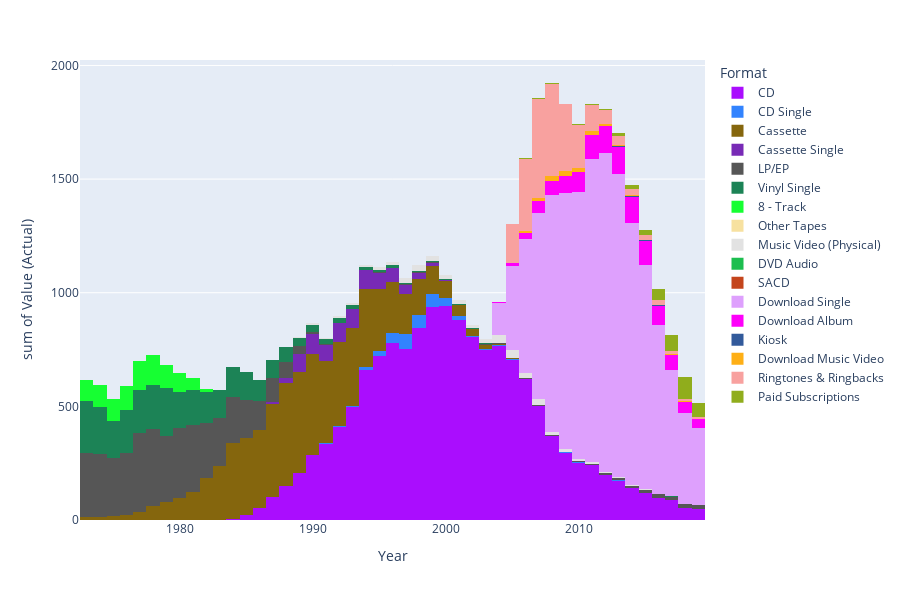

Notebook cell for this chart:
### Markdown cell above
## Data Visualization

### Code cell
import plotly.express as px
from plotly.colors import qualitative

df_units = df[df['Metric'] == 'Units']
df_other_metrics = df[df['Metric'] != 'Units']

fig_1 = px.histogram(data_frame=df_units, x='Year', y='Value (Actual)', color='Format', color_discrete_sequence=qualitative.Alphabet, nbins=df['Year'].nunique(), height=600)
fig_1.show()

### Figure 1 — Plotly figure (JSON) as saved in the notebook; plotly's stock layout.template omitted (floating-point values rounded to 4 significant figures)
{"data": [{"alignmentgroup": "True", "bingroup": "x", "histfunc": "sum", "hovertemplate": "Format=CD<br>Year=%{x}<br>sum of Value (Actual)=%{y}<extra></extra>", "legendgroup": "CD", "marker": {"color": "#AA0DFE", "pattern": {"shape": ""}}, "name": "CD", "nbinsx": 47, "offsetgroup": "CD", "orientation": "v", "showlegend": true, "type": "histogram", "x": [1973, 1974, 1975, 1976, 1977, 1978, 1979, 1980, 1981, 1982, 1983, 1984, 1985, 1986, 1987, 1988, 1989, 1990, 1991, 1992, 1993, 1994, 1995, 1996, 1997, 1998, 1999, 2000, 2001, 2002, 2003, 2004, 2005, 2006, 2007, 2008, 2009, 2010, 2011, 2012, 2013, 2014, 2015, 2016, 2017, 2018, 2019], "xaxis": "x", "y": [0, 0, 0, 0, 0, 0, 0, 0, 0, 0, 0.8, 5.8, 22.6, 53, 102.1, 149.7, 207.2, 286.5, 333.3, 407.5, 495.4, 662.1, 722.9, 778.9, 753.1, 847, 938.9, 942.5, 881.9, 803.3, 746, 767, 705.4, 619.7, 499.7, 368.4, 296.6, 253, 240.8, 198.2, 173.8, 138.7, 117.1, 97.58, 87.68, 51.95, 46.51], "yaxis": "y"}, {"alignmentgroup": "True", "bingroup": "x", "histfunc": "sum", "hovertemplate": "Format=CD Single<br>Year=%{x}<br>sum of Value (Actual)=%{y}<extra></extra>", "legendgroup": "CD Single", "marker": {"color": "#3283FE", "pattern": {"shape": ""}}, "name": "CD Single", "nbinsx": 47, "offsetgroup": "CD Single", "orientation": "v", "showlegend": true, "type": "histogram", "x": [1973, 1974, 1975, 1976, 1977, 1978, 1979, 1980, 1981, 1982, 1983, 1984, 1985, 1986, 1987, 1988, 1989, 1990, 1991, 1992, 1993, 1994, 1995, 1996, 1997, 1998, 1999, 2000, 2001, 2002, 2003, 2004, 2005, 2006, 2007, 2008, 2009, 2010, 2011, 2012, 2013, 2014, 2015, 2016, 2017, 2018, 2019], "xaxis": "x", "y": [0, 0, 0, 0, 0, 0, 0, 0, 0, 0, 0, 0, 0, 0, 0, 1.6, 0, 1.1, 5.7, 7.3, 7.8, 9.3, 21.5, 43.2, 66.7, 56, 55.9, 34.2, 17.3, 4.5, 8.3, 3.1, 2.8, 1.7, 2.6, 0.7, 0.9, 1, 1.3, 1.073, 0.6289, 0.9287, 0.3867, 0.1217, 0.1326, 0.02085, 0.02626], "yaxis": "y"}, {"alignmentgroup": "True", "bingroup": "x", "histfunc": "sum", "hovertemplate": "Format=Cassette<br>Year=%{x}<br>sum of Value (Actual)=%{y}<extra></extra>", "legendgroup": "Cassette", "marker": {"color": "#85660D", "pattern": {"shape": ""}}, "name": "Cassette", "nbinsx": 47, "offsetgroup": "Cassette", "orientation": "v", "showlegend": true, "type": "histogram", "x": [1973, 1974, 1975, 1976, 1977, 1978, 1979, 1980, 1981, 1982, 1983, 1984, 1985, 1986, 1987, 1988, 1989, 1990, 1991, 1992, 1993, 1994, 1995, 1996, 1997, 1998, 1999, 2000, 2001, 2002, 2003, 2004, 2005, 2006, 2007, 2008, 2009, 2010, 2011, 2012, 2013, 2014, 2015, 2016, 2017, 2018, 2019], "xaxis": "x", "y": [15, 15.3, 16.2, 21.8, 36.9, 61.3, 78.5, 99, 124, 183.2, 236.8, 332, 339.1, 344.5, 410, 450.1, 446.2, 442.2, 360.1, 366.4, 339.5, 345.4, 272.6, 225.3, 172.6, 158.5, 123.6, 76, 45, 31.1, 17.2, 5.2, 2.5, 0.7, 0.4, 0.1, 0, 0, 0, 0, 0, 0, 0, 0, 0, 0, 0], "yaxis": "y"}, {"alignmentgroup": "True", "bingroup": "x", "histfunc": "sum", "hovertemplate": "Format=Cassette Single<br>Year=%{x}<br>sum of Value (Actual)=%{y}<extra></extra>", "legendgroup": "Cassette Single", "marker": {"color": "#782AB6", "pattern": {"shape": ""}}, "name": "Cassette Single", "nbinsx": 47, "offsetgroup": "Cassette Single", "orientation": "v", "showlegend": true, "type": "histogram", "x": [1973, 1974, 1975, 1976, 1977, 1978, 1979, 1980, 1981, 1982, 1983, 1984, 1985, 1986, 1987, 1988, 1989, 1990, 1991, 1992, 1993, 1994, 1995, 1996, 1997, 1998, 1999, 2000, 2001, 2002, 2003, 2004, 2005, 2006, 2007, 2008, 2009, 2010, 2011, 2012, 2013, 2014, 2015, 2016, 2017, 2018, 2019], "xaxis": "x", "y": [0, 0, 0, 0, 0, 0, 0, 0, 0, 0, 0, 0, 0, 0, 5.1, 22.5, 76.2, 87.4, 69, 84.6, 85.6, 81.1, 70.7, 59.9, 42.2, 26.4, 14.2, 1.3, 0, 0, 0, 0, 0, 0, 0, 0, 0, 0, 0, 0, 0, 0, 0, 0, 0, 0, 0], "yaxis": "y"}, {"alignmentgroup": "True", "bingroup": "x", "histfunc": "sum", "hovertemplate": "Format=LP/EP<br>Year=%{x}<br>sum of Value (Actual)=%{y}<extra></extra>", "legendgroup": "LP/EP", "marker": {"color": "#565656", "pattern": {"shape": ""}}, "name": "LP/EP", "nbinsx": 47, "offsetgroup": "LP/EP", "orientation": "v", "showlegend": true, "type": "histogram", "x": [1973, 1974, 1975, 1976, 1977, 1978, 1979, 1980, 1981, 1982, 1983, 1984, 1985, 1986, 1987, 1988, 1989, 1990, 1991, 1992, 1993, 1994, 1995, 1996, 1997, 1998, 1999, 2000, 2001, 2002, 2003, 2004, 2005, 2006, 2007, 2008, 2009, 2010, 2011, 2012, 2013, 2014, 2015, 2016, 2017, 2018, 2019], "xaxis": "x", "y": [280, 276, 257, 273, 344, 341.3, 290, 308, 295.2, 243.9, 209.6, 204.6, 167, 125.2, 107, 72.4, 34.6, 11.7, 4.8, 2.3, 1.2, 1.9, 2.2, 2.9, 2.7, 3.4, 2.9, 2.2, 2.3, 1.743, 1.5, 1.4, 1, 0.9, 1.3, 2.9, 3.5, 4.2, 5.5, 6.915, 9.351, 10.32, 13.68, 14.77, 15.56, 16.67, 19.1], "yaxis": "y"}, {"alignmentgroup": "True", "bingroup": "x", "histfunc": "sum", "hovertemplate": "Format=Vinyl Single<br>Year=%{x}<br>sum of Value (Actual)=%{y}<extra></extra>", "legendgroup": "Vinyl Single", "marker": {"color": "#1C8356", "pattern": {"shape": ""}}, "name": "Vinyl Single", "nbinsx": 47, "offsetgroup": "Vinyl Single", "orientation": "v", "showlegend": true, "type": "histogram", "x": [1973, 1974, 1975, 1976, 1977, 1978, 1979, 1980, 1981, 1982, 1983, 1984, 1985, 1986, 1987, 1988, 1989, 1990, 1991, 1992, 1993, 1994, 1995, 1996, 1997, 1998, 1999, 2000, 2001, 2002, 2003, 2004, 2005, 2006, 2007, 2008, 2009, 2010, 2011, 2012, 2013, 2014, 2015, 2016, 2017, 2018, 2019], "xaxis": "x", "y": [228, 204, 164, 190, 190, 190, 212, 157, 154.7, 137.2, 124.8, 131.5, 120.7, 93.9, 82, 65.6, 36.6, 27.6, 22, 19.8, 15.1, 11.7, 10.2, 10.1, 7.5, 5.4, 5.3, 4.8, 5.5, 4.4, 3.8, 3.5, 2.3, 1.5, 0.6, 0.4, 0.3, 0.3, 0.4, 0.3886, 0.3158, 0.4812, 0.5079, 0.4043, 0.403, 0.3462, 0.3361], "yaxis": "y"}, {"alignmentgroup": "True", "bingroup": "x", "histfunc": "sum", "hovertemplate": "Format=8 - Track<br>Year=%{x}<br>sum of Value (Actual)=%{y}<extra></extra>", "legendgroup": "8 - Track", "marker": {"color": "#16FF32", "pattern": {"shape": ""}}, "name": "8 - Track", "nbinsx": 47, "offsetgroup": "8 - Track", "orientation": "v", "showlegend": true, "type": "histogram", "x": [1973, 1974, 1975, 1976, 1977, 1978, 1979, 1980, 1981, 1982, 1983, 1984, 1985, 1986, 1987, 1988, 1989, 1990, 1991, 1992, 1993, 1994, 1995, 1996, 1997, 1998, 1999, 2000, 2001, 2002, 2003, 2004, 2005, 2006, 2007, 2008, 2009, 2010, 2011, 2012, 2013, 2014, 2015, 2016, 2017, 2018, 2019], "xaxis": "x", "y": [91, 96.7, 94.6, 106.1, 127.3, 133.6, 102.3, 85, 50, 13.7, 0, 0, 0, 0, 0, 0, 0, 0, 0, 0, 0, 0, 0, 0, 0, 0, 0, 0, 0, 0, 0, 0, 0, 0, 0, 0, 0, 0, 0, 0, 0, 0, 0, 0, 0, 0, 0], "yaxis": "y"}, {"alignmentgroup": "True", "bingroup": "x", "histfunc": "sum", "hovertemplate": "Format=Other Tapes<br>Year=%{x}<br>sum of Value (Actual)=%{y}<extra></extra>", "legendgroup": "Other Tapes", "marker": {"color": "#F7E1A0", "pattern": {"shape": ""}}, "name": "Other Tapes", "nbinsx": 47, "offsetgroup": "Other Tapes", "orientation": "v", "showlegend": true, "type": "histogram", "x": [1973, 1974, 1975, 1976, 1977, 1978, 1979, 1980, 1981, 1982, 1983, 1984, 1985, 1986, 1987, 1988, 1989, 1990, 1991, 1992, 1993, 1994, 1995, 1996, 1997, 1998, 1999, 2000, 2001, 2002, 2003, 2004, 2005, 2006, 2007, 2008, 2009, 2010, 2011, 2012, 2013, 2014, 2015, 2016, 2017, 2018, 2019], "xaxis": "x", "y": [2.2, 1.9, 1.5, 0.7, 0, 0, 0, 0, 0, 0, 0, 0, 0, 0, 0, 0, 0, 0, 0, 0, 0, 0, 0, 0, 0, 0, 0, 0, 0, 0, 0, 0, 0, 0, 0, 0, 0, 0, 0, 0, 0, 0, 0, 0, 0, 0, 0], "yaxis": "y"}, {"alignmentgroup": "True", "bingroup": "x", "histfunc": "sum", "hovertemplate": "Format=Music Video (Physical)<br>Year=%{x}<br>sum of Value (Actual)=%{y}<extra></extra>", "legendgroup": "Music Video (Physical)", "marker": {"color": "#E2E2E2", "pattern": {"shape": ""}}, "name": "Music Video (Physical)", "nbinsx": 47, "offsetgroup": "Music Video (Physical)", "orientation": "v", "showlegend": true, "type": "histogram", "x": [1973, 1974, 1975, 1976, 1977, 1978, 1979, 1980, 1981, 1982, 1983, 1984, 1985, 1986, 1987, 1988, 1989, 1990, 1991, 1992, 1993, 1994, 1995, 1996, 1997, 1998, 1999, 2000, 2001, 2002, 2003, 2004, 2005, 2006, 2007, 2008, 2009, 2010, 2011, 2012, 2013, 2014, 2015, 2016, 2017, 2018, 2019], "xaxis": "x", "y": [0, 0, 0, 0, 0, 0, 0, 0, 0, 0, 0, 0, 0, 0, 0, 0, 6.1, 9.2, 6.1, 7.6, 11, 11.2, 12.6, 16.9, 18.6, 27.2, 19.8, 18.2, 17.7, 14.7, 19.9, 32.8, 33.8, 23.2, 27.5, 13.2, 11.6, 9.1, 7.7, 6.033, 4.815, 4.065, 3.133, 2.496, 1.877, 1.395, 1.323], "yaxis": "y"}, {"alignmentgroup": "True", "bingroup": "x", "histfunc": "sum", "hovertemplate": "Format=DVD Audio<br>Year=%{x}<br>sum of Value (Actual)=%{y}<extra></extra>", "legendgroup": "DVD Audio", "marker": {"color": "#1CBE4F", "pattern": {"shape": ""}}, "name": "DVD Audio", "nbinsx": 47, "offsetgroup": "DVD Audio", "orientation": "v", "showlegend": true, "type": "histogram", "x": [1973, 1974, 1975, 1976, 1977, 1978, 1979, 1980, 1981, 1982, 1983, 1984, 1985, 1986, 1987, 1988, 1989, 1990, 1991, 1992, 1993, 1994, 1995, 1996, 1997, 1998, 1999, 2000, 2001, 2002, 2003, 2004, 2005, 2006, 2007, 2008, 2009, 2010, 2011, 2012, 2013, 2014, 2015, 2016, 2017, 2018, 2019], "xaxis": "x", "y": [0, 0, 0, 0, 0, 0, 0, 0, 0, 0, 0, 0, 0, 0, 0, 0, 0, 0, 0, 0, 0, 0, 0, 0, 0, 0, 0, 0, 0.263, 0.43, 0.4, 0.3, 0.5, 0.1, 0.2, 0.04, 0.1, 0.04, 0.01, 0.008533, 0, 0.06654, 0.1795, 0.0859, 0.06133, 0.0928, 0.02798], "yaxis": "y"}, {"alignmentgroup": "True", "bingroup": "x", "histfunc": "sum", "hovertemplate": "Format=SACD<br>Year=%{x}<br>sum of Value (Actual)=%{y}<extra></extra>", "legendgroup": "SACD", "marker": {"color": "#C4451C", "pattern": {"shape": ""}}, "name": "SACD", "nbinsx": 47, "offsetgroup": "SACD", "orientation": "v", "showlegend": true, "type": "histogram", "x": [1973, 1974, 1975, 1976, 1977, 1978, 1979, 1980, 1981, 1982, 1983, 1984, 1985, 1986, 1987, 1988, 1989, 1990, 1991, 1992, 1993, 1994, 1995, 1996, 1997, 1998, 1999, 2000, 2001, 2002, 2003, 2004, 2005, 2006, 2007, 2008, 2009, 2010, 2011, 2012, 2013, 2014, 2015, 2016, 2017, 2018, 2019], "xaxis": "x", "y": [0, 0, 0, 0, 0, 0, 0, 0, 0, 0, 0, 0, 0, 0, 0, 0, 0, 0, 0, 0, 0, 0, 0, 0, 0, 0, 0, 0, 0, 0, 1.3, 0.8, 0.5, 0.3, 0.2, 0.1, 0.1, 0.1, 0.1, 0.06545, 0.04468, 0.03049, 0.04163, 0.04527, 0.03275, 0.0328, 0.01765], "yaxis": "y"}, {"alignmentgroup": "True", "bingroup": "x", "histfunc": "sum", "hovertemplate": "Format=Download Single<br>Year=%{x}<br>sum of Value (Actual)=%{y}<extra></extra>", "legendgroup": "Download Single", "marker": {"color": "#DEA0FD", "pattern": {"shape": ""}}, "name": "Download Single", "nbinsx": 47, "offsetgroup": "Download Single", "orientation": "v", "showlegend": true, "type": "histogram", "x": [1973, 1974, 1975, 1976, 1977, 1978, 1979, 1980, 1981, 1982, 1983, 1984, 1985, 1986, 1987, 1988, 1989, 1990, 1991, 1992, 1993, 1994, 1995, 1996, 1997, 1998, 1999, 2000, 2001, 2002, 2003, 2004, 2005, 2006, 2007, 2008, 2009, 2010, 2011, 2012, 2013, 2014, 2015, 2016, 2017, 2018, 2019], "xaxis": "x", "y": [0, 0, 0, 0, 0, 0, 0, 0, 0, 0, 0, 0, 0, 0, 0, 0, 0, 0, 0, 0, 0, 0, 0, 0, 0, 0, 0, 0, 0, 0, 0, 139.4, 366.9, 586.4, 819.4, 1043.0, 1124.0, 1177.0, 1332.0, 1403.0, 1333.0, 1154.0, 986.3, 743.0, 553.5, 399.8, 335.3], "yaxis": "y"}, {"alignmentgroup": "True", "bingroup": "x", "histfunc": "sum", "hovertemplate": "Format=Download Album<br>Year=%{x}<br>sum of Value (Actual)=%{y}<extra></extra>", "legendgroup": "Download Album", "marker": {"color": "#FE00FA", "pattern": {"shape": ""}}, "name": "Download Album", "nbinsx": 47, "offsetgroup": "Download Album", "orientation": "v", "showlegend": true, "type": "histogram", "x": [1973, 1974, 1975, 1976, 1977, 1978, 1979, 1980, 1981, 1982, 1983, 1984, 1985, 1986, 1987, 1988, 1989, 1990, 1991, 1992, 1993, 1994, 1995, 1996, 1997, 1998, 1999, 2000, 2001, 2002, 2003, 2004, 2005, 2006, 2007, 2008, 2009, 2010, 2011, 2012, 2013, 2014, 2015, 2016, 2017, 2018, 2019], "xaxis": "x", "y": [0, 0, 0, 0, 0, 0, 0, 0, 0, 0, 0, 0, 0, 0, 0, 0, 0, 0, 0, 0, 0, 0, 0, 0, 0, 0, 0, 0, 0, 0, 0, 4.6, 13.6, 27.6, 49.8, 63.6, 74.5, 85.8, 103.9, 116.7, 118.0, 114.2, 106.8, 85.12, 66.39, 49.73, 40.2], "yaxis": "y"}, {"alignmentgroup": "True", "bingroup": "x", "histfunc": "sum", "hovertemplate": "Format=Kiosk<br>Year=%{x}<br>sum of Value (Actual)=%{y}<extra></extra>", "legendgroup": "Kiosk", "marker": {"color": "#325A9B", "pattern": {"shape": ""}}, "name": "Kiosk", "nbinsx": 47, "offsetgroup": "Kiosk", "orientation": "v", "showlegend": true, "type": "histogram", "x": [1973, 1974, 1975, 1976, 1977, 1978, 1979, 1980, 1981, 1982, 1983, 1984, 1985, 1986, 1987, 1988, 1989, 1990, 1991, 1992, 1993, 1994, 1995, 1996, 1997, 1998, 1999, 2000, 2001, 2002, 2003, 2004, 2005, 2006, 2007, 2008, 2009, 2010, 2011, 2012, 2013, 2014, 2015, 2016, 2017, 2018, 2019], "xaxis": "x", "y": [0, 0, 0, 0, 0, 0, 0, 0, 0, 0, 0, 0, 0, 0, 0, 0, 0, 0, 0, 0, 0, 0, 0, 0, 0, 0, 0, 0, 0, 0, 0, 0, 0.7, 1.4, 1.8, 1.6, 1.7, 1.7, 1.3, 1.955, 3.744, 1.592, 2.203, 1.749, 1.322, 1.098, 0.8997], "yaxis": "y"}, {"alignmentgroup": "True", "bingroup": "x", "histfunc": "sum", "hovertemplate": "Format=Download Music Video<br>Year=%{x}<br>sum of Value (Actual)=%{y}<extra></extra>", "legendgroup": "Download Music Video", "marker": {"color": "#FEAF16", "pattern": {"shape": ""}}, "name": "Download Music Video", "nbinsx": 47, "offsetgroup": "Download Music Video", "orientation": "v", "showlegend": true, "type": "histogram", "x": [1973, 1974, 1975, 1976, 1977, 1978, 1979, 1980, 1981, 1982, 1983, 1984, 1985, 1986, 1987, 1988, 1989, 1990, 1991, 1992, 1993, 1994, 1995, 1996, 1997, 1998, 1999, 2000, 2001, 2002, 2003, 2004, 2005, 2006, 2007, 2008, 2009, 2010, 2011, 2012, 2013, 2014, 2015, 2016, 2017, 2018, 2019], "xaxis": "x", "y": [0, 0, 0, 0, 0, 0, 0, 0, 0, 0, 0, 0, 0, 0, 0, 0, 0, 0, 0, 0, 0, 0, 0, 0, 0, 0, 0, 0, 0, 0, 0, 0, 1.9, 9.9, 14.2, 20.8, 20.5, 18.4, 16.3, 10.47, 8.412, 6.823, 3.223, 2.145, 1.4, 1.116, 0.9341], "yaxis": "y"}, {"alignmentgroup": "True", "bingroup": "x", "histfunc": "sum", "hovertemplate": "Format=Ringtones & Ringbacks<br>Year=%{x}<br>sum of Value (Actual)=%{y}<extra></extra>", "legendgroup": "Ringtones & Ringbacks", "marker": {"color": "#F8A19F", "pattern": {"shape": ""}}, "name": "Ringtones & Ringbacks", "nbinsx": 47, "offsetgroup": "Ringtones & Ringbacks", "orientation": "v", "showlegend": true, "type": "histogram", "x": [1973, 1974, 1975, 1976, 1977, 1978, 1979, 1980, 1981, 1982, 1983, 1984, 1985, 1986, 1987, 1988, 1989, 1990, 1991, 1992, 1993, 1994, 1995, 1996, 1997, 1998, 1999, 2000, 2001, 2002, 2003, 2004, 2005, 2006, 2007, 2008, 2009, 2010, 2011, 2012, 2013, 2014, 2015, 2016, 2017, 2018, 2019], "xaxis": "x", "y": [0, 0, 0, 0, 0, 0, 0, 0, 0, 0, 0, 0, 0, 0, 0, 0, 0, 0, 0, 0, 0, 0, 0, 0, 0, 0, 0, 0, 0, 0, 0, 0, 170, 315, 433.8, 405.1, 294.3, 188.5, 115.4, 58.76, 39.37, 26.63, 21.92, 22.62, 14.26, 10.03, 8.606], "yaxis": "y"}, {"alignmentgroup": "True", "bingroup": "x", "histfunc": "sum", "hovertemplate": "Format=Paid Subscriptions<br>Year=%{x}<br>sum of Value (Actual)=%{y}<extra></extra>", "legendgroup": "Paid Subscriptions", "marker": {"color": "#90AD1C", "pattern": {"shape": ""}}, "name": "Paid Subscriptions", "nbinsx": 47, "offsetgroup": "Paid Subscriptions", "orientation": "v", "showlegend": true, "type": "histogram", "x": [1973, 1974, 1975, 1976, 1977, 1978, 1979, 1980, 1981, 1982, 1983, 1984, 1985, 1986, 1987, 1988, 1989, 1990, 1991, 1992, 1993, 1994, 1995, 1996, 1997, 1998, 1999, 2000, 2001, 2002, 2003, 2004, 2005, 2006, 2007, 2008, 2009, 2010, 2011, 2012, 2013, 2014, 2015, 2016, 2017, 2018, 2019, 1973, 1974, 1975, 1976, 1977, 1978, 1979, 1980, 1981, 1982, 1983, 1984, 1985, 1986, 1987, 1988, 1989, 1990, 1991, 1992, 1993, 1994, 1995, 1996, 1997, 1998, 1999, 2000, 2001, 2002, 2003, 2004, 2005, 2006, 2007, 2008, 2009, 2010, 2011, 2012, 2013, 2014, 2015, 2016, 2017, 2018, 2019], "xaxis": "x", "y": [0, 0, 0, 0, 0, 0, 0, 0, 0, 0, 0, 0, 0, 0, 0, 0, 0, 0, 0, 0, 0, 0, 0, 0, 0, 0, 0, 0, 0, 0, 0, 0, 1.3, 1.7, 1.8, 1.6, 1.2, 1.5, 1.8, 3.36, 6.16, 7.73, 10.84, 22.68, 35.27, 46.91, 60.38, 0, 0, 0, 0, 0, 0, 0, 0, 0, 0, 0, 0, 0, 0, 0, 0, 0, 0, 0, 0, 0, 0, 0, 0, 0, 0, 0, 0, 0, 0, 0, 0, 1.3, 1.7, 1.8, 1.6, 1.2, 1.5, 1.8, 3.4, 6.2, 7.7, 10.8, 22.7, 35.3, 50.2, 0], "yaxis": "y"}], "layout": {"barmode": "relative", "height": 600, "legend": {"title": {"text": "Format"}, "tracegroupgap": 0}, "margin": {"t": 60}, "xaxis": {"anchor": "y", "domain": [0, 1], "title": {"text": "Year"}}, "yaxis": {"anchor": "x", "domain": [0, 1], "title": {"text": "sum of Value (Actual)"}}}}
